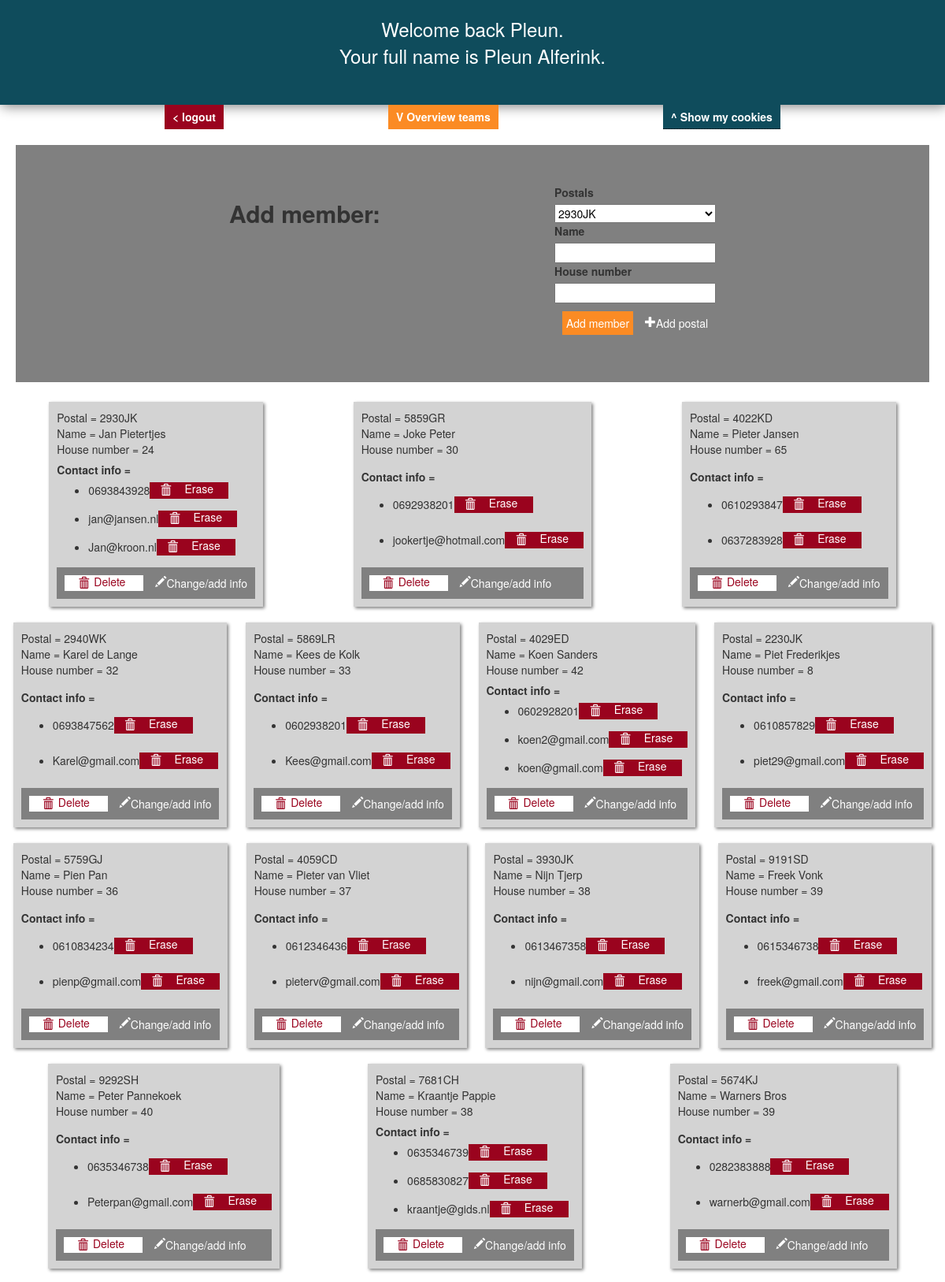
Screenshot of /members.php (signed in, upper part) with the database file from the repository.
### tables this page shows
CREATE TABLE `members` (
  `member_id` int(11) NOT NULL,
  `name` varchar(128) DEFAULT NULL,
  `postal` varchar(6) NOT NULL,
  `house_number` varchar(128) DEFAULT NULL
);

CREATE TABLE `phone_numbers` (
  `phone_number` varchar(12) NOT NULL,
  `member_id` int(11) NOT NULL
);

CREATE TABLE `email_adresses` (
  `email_adress` varchar(128) NOT NULL,
  `member_id` int(11) NOT NULL
);

### members.php (the view, shortened to what this page needs)
<!DOCTYPE html>
<html>
<head>
    <link rel="stylesheet" href="">
    <link rel="stylesheet" href="https://maxcdn.bootstrapcdn.com/bootstrap/3.3.7/css/bootstrap.min.css">
</head>
<body>
    <?php
    require_once 'db_creds.php';
    try {
        $pdo = new PDO($attr, $user, $pass, $opts);
    } catch (PDOException $e) {
        throw new PDOException($e->getMessage(), (int)$e->getCode());
    }
    $query  = "SELECT * FROM postals";
    $allPostals = $pdo->query($query);
    $query  = "SELECT * FROM members";
    $allMembers = $pdo->query($query);
    ?>
    <?php
        if (isset($_COOKIE['userForename']))
        {
            $forename = htmlspecialchars($_COOKIE['userForename']);
            $surname  = htmlspecialchars($_COOKIE['userSurname']);
            echo "<div class='welcome-message'><p>Welcome back $forename.<br>
                  Your full name is $forename $surname.</p><br></div>";
        }
        elseif (!isset($_SESSION['forename'])) {
            header("Location: authenticate.php");
            exit();
        }
    ?>
    <nav class="main-menu">
        <div class="menu menu-1">
            <a href="logout.php">< logout</a>
        </div>
        <div class="menu menu-2">
            <a href="teams.php">V Overview teams</a>
        </div>
        <div class="menu menu-3">
            ^ Show my cookies
        </div>
    </nav>
    <div class="add-block">
        <h2 style="font-weight: 900;">Add member: </h2>
        <form action="members.php" method="post">
            <label for="postal">Postals</label>
            <select type="text" name="postal">
                <?php
                foreach ($allPostals as $postal) : ?>
                    <option value="<?= ($postal['postal']) ?>">
                        <?= ($postal['postal']) ?>
                    </option>
                <?php endforeach;
                ?>
            </select>
            <label for="name">Name</label>
            <input type="text" name="name">
            <label for="house_number">House number</label>
            <input type="text" name="house_number">
            <div class="input-buttons" style="height: 50px;">
                <input class="add-member" type="submit" value="Add member">
                <div class="input-container">
                    <a href="create_postal.php" style="float: left;">
                        <i class="glyphicon glyphicon-plus" style="float: left;"></i>
                        <p>Add postal</p>
                    </a>
                </div>
            </div>
        </form>
    </div>
    <div class="member-overview">
    <?php
    foreach ($allMembers as $member) : ?>
        <div class="member-overview-info">
            Postal =  <?= $member['postal'] ?><br>
            Name =  <?= $member['name'] ?><br>
            House number  =  <?= $member['house_number'] ?><br>
            <b>Contact info =</b>
           <?php
            $query  = "SELECT * FROM phone_numbers WHERE member_id='" . $member['member_id'] . "'";
            $phone_numbers = $pdo->query($query);
            foreach ($phone_numbers as $row) {
                ?>
                <div class="number-erase">
                    <ul style="float: left;">
                        <li><?php  echo $row["phone_number"]; ?></li>
                    </ul>
                    <form action='members.php' method='post'>
                        <div class="delete-member">
                            <i class="glyphicon glyphicon-trash" style="float: left;"></i>
                            <input type='submit' value='Erase' style="margin: -5px 0px 0px 0px; border: none; background: transparent; float: left;">
                        </div>
                    </form>
                </div>
                <?php
            }
            ?>
            <?php
            $query  = "SELECT * FROM email_adresses WHERE member_id='" . $member['member_id'] . "'";
            $email_adresses = $pdo->query($query);
            foreach ($email_adresses as $row) {
                ?>
                <div class="number-erase">
                    <ul style="float: left;">
                        <li><?php  echo $row["email_adress"]; ?></li>
                    </ul>
                    <form action='members.php' method='post'>
                        <div class="delete-member">
                            <i class="glyphicon glyphicon-trash" style="float: left;"></i>
                            <input type='submit' value='Erase' style="margin: -5px 0px 0px 0px; border: none; background: transparent; float: left;">
                        </div>
                    </form>
                </div>
                <?php
            }
            ?>
            <form action='members.php' method='post' clsas="change-delete-member">
                <div class="input-buttons">
                    <div class="input-container">
                        <i class="glyphicon glyphicon-trash" style="float: left;"></i>
                        <input type='submit' value='Delete' style="margin: -5px 0px 0px 0px; border: none; background: transparent; float: left;">
                    </div>
                    <div class="input-container">
                        <a type="button" href="update_member.php?member_id=<?= $member['member_id'] ?> &postal=<?= $member['postal'] ?> &name=<?= $member['name'] ?> &house_number=<?= $member['house_number'] ?>">
                            <i class="glyphicon glyphicon-pencil"></i>
                            <p>Change/add info</p>
                        </a>
                    </div>
                </div>
            </form>
        </div>
    <?php endforeach;
    ?>
    </div>
</body>
</html>

### members.php (style rules this page uses)
:root { --purple: #5f0f40; --red: #9a031e; --yellow: #fb8b24; --orange: #e36414; --blue: #0f4c5c; --font: "Montserrat"; --title: "Roboto"; }
.welcome-message { width: 100%; text-align: center; background-color: var(--blue); color: white; font-size: 24px; padding-top: 20px; box-shadow: 2px 2px 15px grey; }
.delete-member { background: var(--red); padding: 2px; border: none; color: white; width: 100px; display: flex; flex-direction: row; justify-content: space-evenly; }
.number-erase { display: flex; }
.add-block { background: gray; padding: 50px; border: none; display: flex; flex-direction: row; justify-content: space-evenly; margin: 20px; }
.add-member { background: var(--yellow); padding: 5px; border: none; color: white; }
.member-overview { display: flex; flex-direction: row; justify-content: space-between; flex-wrap: wrap; gap: 20px; padding: 20px; justify-content: space-evenly; margin: 10px; padding: 5px; }
.member-overview-info { display: flex; flex-direction: column; justify-content: space-between; background-color: lightgray; padding: 10px; text-align: left; margin: auto; min-height: 260px; box-shadow: 2px 2px 4px gray; }
.input-container:first-child { background: white; padding: 2px; border: none; color: var(--red); width: 100px; display: flex; flex-direction: row; justify-content: center; height: 20px; }
.input-container:nth-child(2) { padding-top: 10px; border: none; margin-left: 15px; }
.input-container a { display: flex; text-decoration: none; color: white; }
.input-buttons { display: flex; align-items: center; width: 100%; padding: 0 10px !important; margin: 0; background-color: gray; }
option, select { color: black; }
form { display: flex; flex-direction: column; }
.main-menu { display: flex; flex-direction: row; justify-content: space-evenly; }
.menu { padding: 5px 10px; text-decoration: none; color: white; font-weight: 900; }
.menu a { color: white; }
.menu-1 { background-color: var(--red); }
.menu-2 { background-color: var(--yellow); }
.menu-3 { position: relative; display: inline-block; border-bottom: 1px dotted black; background-color: var(--blue); }

### rows the page displays
members: postal "2930JK", name "Jan Pietertjes", house_number "24"
phone_numbers: phone_number "0693843928"
email_adresses: email_adress "jan@jansen.nl"
email_adresses: email_adress "Jan@kroon.nl"
members: postal "5859GR", name "Joke Peter", house_number "30"
phone_numbers: phone_number "0692938201"
email_adresses: email_adress "jookertje@hotmail.com"
members: postal "4022KD", name "Pieter Jansen", house_number "65"
phone_numbers: phone_number "0610293847"
phone_numbers: phone_number "0637283928"
members: postal "2940WK", name "Karel de Lange", house_number "32"
phone_numbers: phone_number "0693847562"
email_adresses: email_adress "Karel@gmail.com"
members: postal "5869LR", name "Kees de Kolk", house_number "33"
phone_numbers: phone_number "0602938201"
email_adresses: email_adress "Kees@gmail.com"
members: postal "4029ED", name "Koen Sanders", house_number "42"
phone_numbers: phone_number "0602928201"
email_adresses: email_adress "koen2@gmail.com"
email_adresses: email_adress "koen@gmail.com"
members: postal "2230JK", name "Piet Frederikjes", house_number "8"
phone_numbers: phone_number "0610857829"
email_adresses: email_adress "piet29@gmail.com"
members: postal "5759GJ", name "Pien Pan", house_number "36"
phone_numbers: phone_number "0610834234"
email_adresses: email_adress "pienp@gmail.com"
members: postal "4059CD", name "Pieter van Vliet", house_number "37"
phone_numbers: phone_number "0612346436"
email_adresses: email_adress "pieterv@gmail.com"
members: postal "3930JK", name "Nijn Tjerp", house_number "38"
phone_numbers: phone_number "0613467358"
email_adresses: email_adress "nijn@gmail.com"
members: postal "9191SD", name "Freek Vonk", house_number "39"
phone_numbers: phone_number "0615346738"
email_adresses: email_adress "freek@gmail.com"
members: postal "9292SH", name "Peter Pannekoek", house_number "40"
phone_numbers: phone_number "0635346738"
email_adresses: email_adress "Peterpan@gmail.com"
members: postal "7681CH", name "Kraantje Pappie", house_number "38"
phone_numbers: phone_number "0635346739"
phone_numbers: phone_number "0685830827"
email_adresses: email_adress "kraantje@gids.nl"
members: postal "5674KJ", name "Warners Bros", house_number "39"
phone_numbers: phone_number "0282383888"
email_adresses: email_adress "warnerb@gmail.com"

### other values shown
$forename "Pleun"
$surname "Alferink"
form field postal "2930JK"
